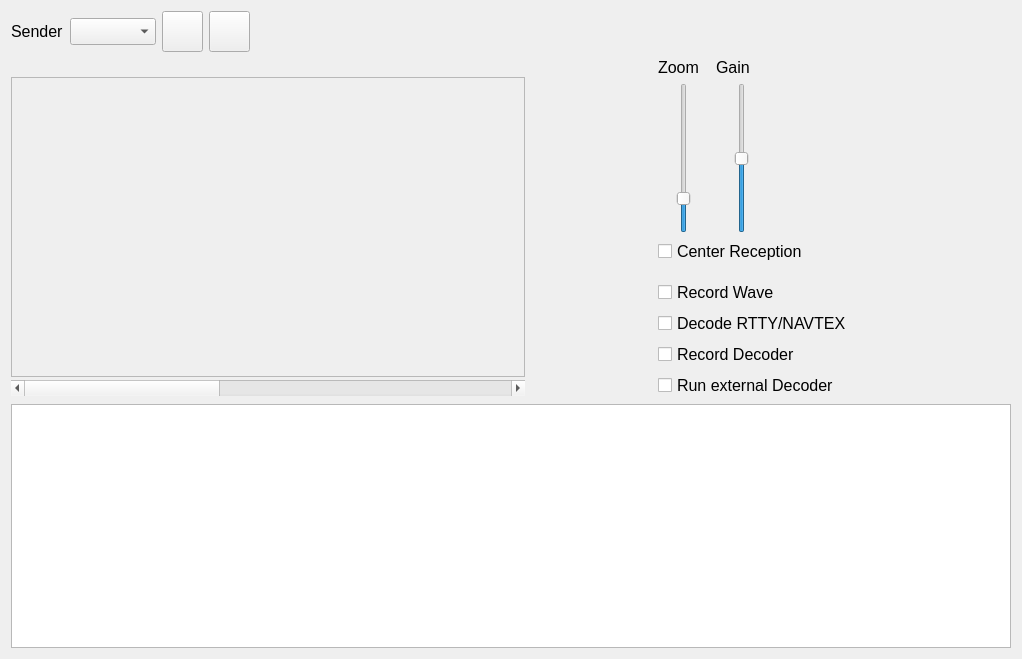
<?xml version="1.0" encoding="UTF-8"?>
<ui version="4.0">
 <class>RadioPage</class>
 <widget class="QWidget" name="RadioPage">
  <property name="geometry">
   <rect>
    <x>0</x>
    <y>0</y>
    <width>1022</width>
    <height>659</height>
   </rect>
  </property>
  <property name="font">
   <font>
    <pointsize>12</pointsize>
   </font>
  </property>
  <property name="windowTitle">
   <string>Form</string>
  </property>
  <layout class="QGridLayout" name="gridLayout_3">
   <item row="1" column="0" rowspan="3">
    <layout class="QVBoxLayout" name="verticalLayout">
     <property name="spacing">
      <number>3</number>
     </property>
     <property name="sizeConstraint">
      <enum>QLayout::SetFixedSize</enum>
     </property>
     <item>
      <widget class="WaterfallHeader" name="wdgWaterfallHeader" native="true">
       <property name="sizePolicy">
        <sizepolicy hsizetype="Fixed" vsizetype="Fixed">
         <horstretch>0</horstretch>
         <verstretch>0</verstretch>
        </sizepolicy>
       </property>
       <property name="minimumSize">
        <size>
         <width>514</width>
         <height>16</height>
        </size>
       </property>
       <property name="maximumSize">
        <size>
         <width>16777215</width>
         <height>16</height>
        </size>
       </property>
      </widget>
     </item>
     <item>
      <widget class="WaterfallWidget" name="frmWaterfall">
       <property name="sizePolicy">
        <sizepolicy hsizetype="Fixed" vsizetype="Fixed">
         <horstretch>0</horstretch>
         <verstretch>0</verstretch>
        </sizepolicy>
       </property>
       <property name="minimumSize">
        <size>
         <width>514</width>
         <height>300</height>
        </size>
       </property>
       <property name="maximumSize">
        <size>
         <width>514</width>
         <height>300</height>
        </size>
       </property>
       <property name="frameShape">
        <enum>QFrame::StyledPanel</enum>
       </property>
       <property name="frameShadow">
        <enum>QFrame::Raised</enum>
       </property>
      </widget>
     </item>
     <item>
      <widget class="QScrollBar" name="scbWaterfallRange">
       <property name="sizePolicy">
        <sizepolicy hsizetype="Fixed" vsizetype="Fixed">
         <horstretch>0</horstretch>
         <verstretch>0</verstretch>
        </sizepolicy>
       </property>
       <property name="minimumSize">
        <size>
         <width>514</width>
         <height>16</height>
        </size>
       </property>
       <property name="maximum">
        <number>383</number>
       </property>
       <property name="pageStep">
        <number>256</number>
       </property>
       <property name="tracking">
        <bool>false</bool>
       </property>
       <property name="orientation">
        <enum>Qt::Horizontal</enum>
       </property>
       <property name="invertedAppearance">
        <bool>false</bool>
       </property>
       <property name="invertedControls">
        <bool>false</bool>
       </property>
      </widget>
     </item>
    </layout>
   </item>
   <item row="1" column="3">
    <spacer name="horizontalSpacer_7">
     <property name="orientation">
      <enum>Qt::Horizontal</enum>
     </property>
     <property name="sizeHint" stdset="0">
      <size>
       <width>0</width>
       <height>20</height>
      </size>
     </property>
    </spacer>
   </item>
   <item row="1" column="2">
    <layout class="QGridLayout" name="gridLayout">
     <item row="1" column="1">
      <widget class="QSlider" name="sldGain">
       <property name="sizePolicy">
        <sizepolicy hsizetype="Minimum" vsizetype="Expanding">
         <horstretch>0</horstretch>
         <verstretch>0</verstretch>
        </sizepolicy>
       </property>
       <property name="minimumSize">
        <size>
         <width>0</width>
         <height>150</height>
        </size>
       </property>
       <property name="minimum">
        <number>-5</number>
       </property>
       <property name="maximum">
        <number>5</number>
       </property>
       <property name="pageStep">
        <number>1</number>
       </property>
       <property name="orientation">
        <enum>Qt::Vertical</enum>
       </property>
      </widget>
     </item>
     <item row="0" column="0">
      <widget class="QLabel" name="labZoom">
       <property name="text">
        <string>Zoom</string>
       </property>
      </widget>
     </item>
     <item row="2" column="0" colspan="4">
      <widget class="QCheckBox" name="chbCenterReception">
       <property name="text">
        <string>Center Reception</string>
       </property>
      </widget>
     </item>
     <item row="1" column="0">
      <widget class="QSlider" name="sldZoom">
       <property name="sizePolicy">
        <sizepolicy hsizetype="Minimum" vsizetype="Expanding">
         <horstretch>0</horstretch>
         <verstretch>4</verstretch>
        </sizepolicy>
       </property>
       <property name="minimum">
        <number>1</number>
       </property>
       <property name="maximum">
        <number>6</number>
       </property>
       <property name="pageStep">
        <number>1</number>
       </property>
       <property name="value">
        <number>2</number>
       </property>
       <property name="orientation">
        <enum>Qt::Vertical</enum>
       </property>
       <property name="invertedAppearance">
        <bool>false</bool>
       </property>
       <property name="invertedControls">
        <bool>false</bool>
       </property>
      </widget>
     </item>
     <item row="0" column="1">
      <widget class="QLabel" name="labGain">
       <property name="text">
        <string>Gain</string>
       </property>
      </widget>
     </item>
    </layout>
   </item>
   <item row="2" column="2">
    <spacer name="verticalSpacer">
     <property name="orientation">
      <enum>Qt::Vertical</enum>
     </property>
     <property name="sizeHint" stdset="0">
      <size>
       <width>20</width>
       <height>4</height>
      </size>
     </property>
    </spacer>
   </item>
   <item row="3" column="2">
    <layout class="QGridLayout" name="gridLayout_2">
     <property name="sizeConstraint">
      <enum>QLayout::SetMinimumSize</enum>
     </property>
     <item row="0" column="2">
      <spacer name="horizontalSpacer_2">
       <property name="orientation">
        <enum>Qt::Horizontal</enum>
       </property>
       <property name="sizeHint" stdset="0">
        <size>
         <width>32</width>
         <height>17</height>
        </size>
       </property>
      </spacer>
     </item>
     <item row="1" column="0" colspan="2">
      <widget class="QCheckBox" name="chbDecoder">
       <property name="text">
        <string>Decode RTTY/NAVTEX</string>
       </property>
      </widget>
     </item>
     <item row="0" column="0" colspan="2">
      <widget class="QCheckBox" name="chbWaveRecord">
       <property name="text">
        <string>Record Wave</string>
       </property>
      </widget>
     </item>
     <item row="2" column="0" colspan="2">
      <widget class="QCheckBox" name="chbDecoderRecord">
       <property name="text">
        <string>Record Decoder</string>
       </property>
      </widget>
     </item>
     <item row="3" column="0" colspan="2">
      <widget class="QCheckBox" name="chbRunPostCommand">
       <property name="text">
        <string>Run external Decoder</string>
       </property>
      </widget>
     </item>
    </layout>
   </item>
   <item row="5" column="0" colspan="4">
    <widget class="QPlainTextEdit" name="tedDecodedText">
     <property name="sizePolicy">
      <sizepolicy hsizetype="Expanding" vsizetype="Expanding">
       <horstretch>0</horstretch>
       <verstretch>1</verstretch>
      </sizepolicy>
     </property>
     <property name="minimumSize">
      <size>
       <width>620</width>
       <height>0</height>
      </size>
     </property>
     <property name="maximumSize">
      <size>
       <width>16777215</width>
       <height>16777215</height>
      </size>
     </property>
     <property name="font">
      <font>
       <family>Monospace</family>
      </font>
     </property>
     <property name="plainText">
      <string/>
     </property>
    </widget>
   </item>
   <item row="1" column="1">
    <spacer name="horizontalSpacer_6">
     <property name="orientation">
      <enum>Qt::Horizontal</enum>
     </property>
     <property name="sizeHint" stdset="0">
      <size>
       <width>26</width>
       <height>20</height>
      </size>
     </property>
    </spacer>
   </item>
   <item row="4" column="0">
    <spacer name="verticalSpacer_2">
     <property name="orientation">
      <enum>Qt::Vertical</enum>
     </property>
     <property name="sizeHint" stdset="0">
      <size>
       <width>20</width>
       <height>0</height>
      </size>
     </property>
    </spacer>
   </item>
   <item row="0" column="0" colspan="3">
    <layout class="QHBoxLayout" name="horizontalLayout">
     <item>
      <widget class="QLabel" name="labSender">
       <property name="sizePolicy">
        <sizepolicy hsizetype="Maximum" vsizetype="Preferred">
         <horstretch>0</horstretch>
         <verstretch>0</verstretch>
        </sizepolicy>
       </property>
       <property name="text">
        <string>Sender</string>
       </property>
      </widget>
     </item>
     <item>
      <widget class="QComboBox" name="cbxSender"/>
     </item>
     <item>
      <widget class="QPushButton" name="pbtStart">
       <property name="minimumSize">
        <size>
         <width>41</width>
         <height>41</height>
        </size>
       </property>
       <property name="maximumSize">
        <size>
         <width>41</width>
         <height>41</height>
        </size>
       </property>
       <property name="text">
        <string/>
       </property>
       <property name="icon">
        <iconset>
         <normalon>:/img/run32x32.png</normalon>
        </iconset>
       </property>
       <property name="iconSize">
        <size>
         <width>32</width>
         <height>32</height>
        </size>
       </property>
      </widget>
     </item>
     <item>
      <widget class="QPushButton" name="pbtStop">
       <property name="minimumSize">
        <size>
         <width>41</width>
         <height>41</height>
        </size>
       </property>
       <property name="maximumSize">
        <size>
         <width>41</width>
         <height>41</height>
        </size>
       </property>
       <property name="text">
        <string/>
       </property>
       <property name="icon">
        <iconset>
         <normalon>:/img/stop32x32.png</normalon>
        </iconset>
       </property>
       <property name="iconSize">
        <size>
         <width>32</width>
         <height>32</height>
        </size>
       </property>
      </widget>
     </item>
     <item>
      <spacer name="horizontalSpacer_3">
       <property name="orientation">
        <enum>Qt::Horizontal</enum>
       </property>
       <property name="sizeHint" stdset="0">
        <size>
         <width>40</width>
         <height>20</height>
        </size>
       </property>
      </spacer>
     </item>
    </layout>
   </item>
  </layout>
 </widget>
 <customwidgets>
  <customwidget>
   <class>WaterfallWidget</class>
   <extends>QFrame</extends>
   <header>WaterfallWidget.h</header>
   <container>1</container>
  </customwidget>
  <customwidget>
   <class>WaterfallHeader</class>
   <extends>QWidget</extends>
   <header>WaterfallHeader.h</header>
   <container>1</container>
  </customwidget>
 </customwidgets>
 <resources>
  <include location="resources/wrx.qrc"/>
  <include location="resources/wrx.qrc"/>
 </resources>
 <connections/>
</ui>
